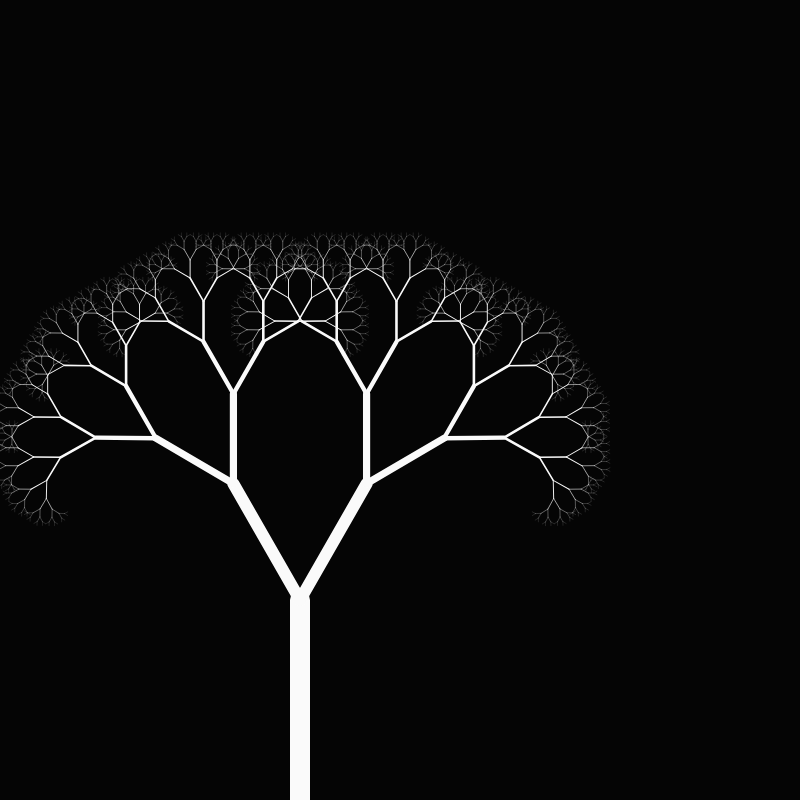
Frame 1 (no input)
Frame 60 (no input): identical to frame 1, image omitted
Frame 120 (the mouse pressed at the canvas centre since frame 60): identical to frame 1, image omitted

The p5.js sketch that drew this single still picture (run headless with seeded random() and noise() and a simulated clock; from frame 60 on, the mouse is pressed at the canvas centre):

// p5.js sketch
// ── sketch.js


var angle=0;
var slider;
var s;
function setup() {
  // put setup code here
  createCanvas(800,800);
  s= createSlider(0 , 255 ,5);
  slider=createSlider(0 ,2 * PI , PI / 6 ,0.01);
}

function draw() {
  // put drawing code here
  background(s.value());
  angle = slider.value();
  stroke(255 - s.value());
  translate(300 ,height);
  branch(200, 20);

  
}
function branch(len, vil){
   strokeWeight(vil);
   line(0 ,0 ,0 ,-len );
   translate(0 ,-len );
   
   //line(0 ,0 ,0 ,-len );
   if(len > 4)
   {
   	  push();
   	  rotate(angle);
      branch(len * 0.67, vil * 0.6);
      pop();
      push();
      rotate(-angle);
      branch(len * 0.67, vil * 0.6);
      pop();
   }

}
